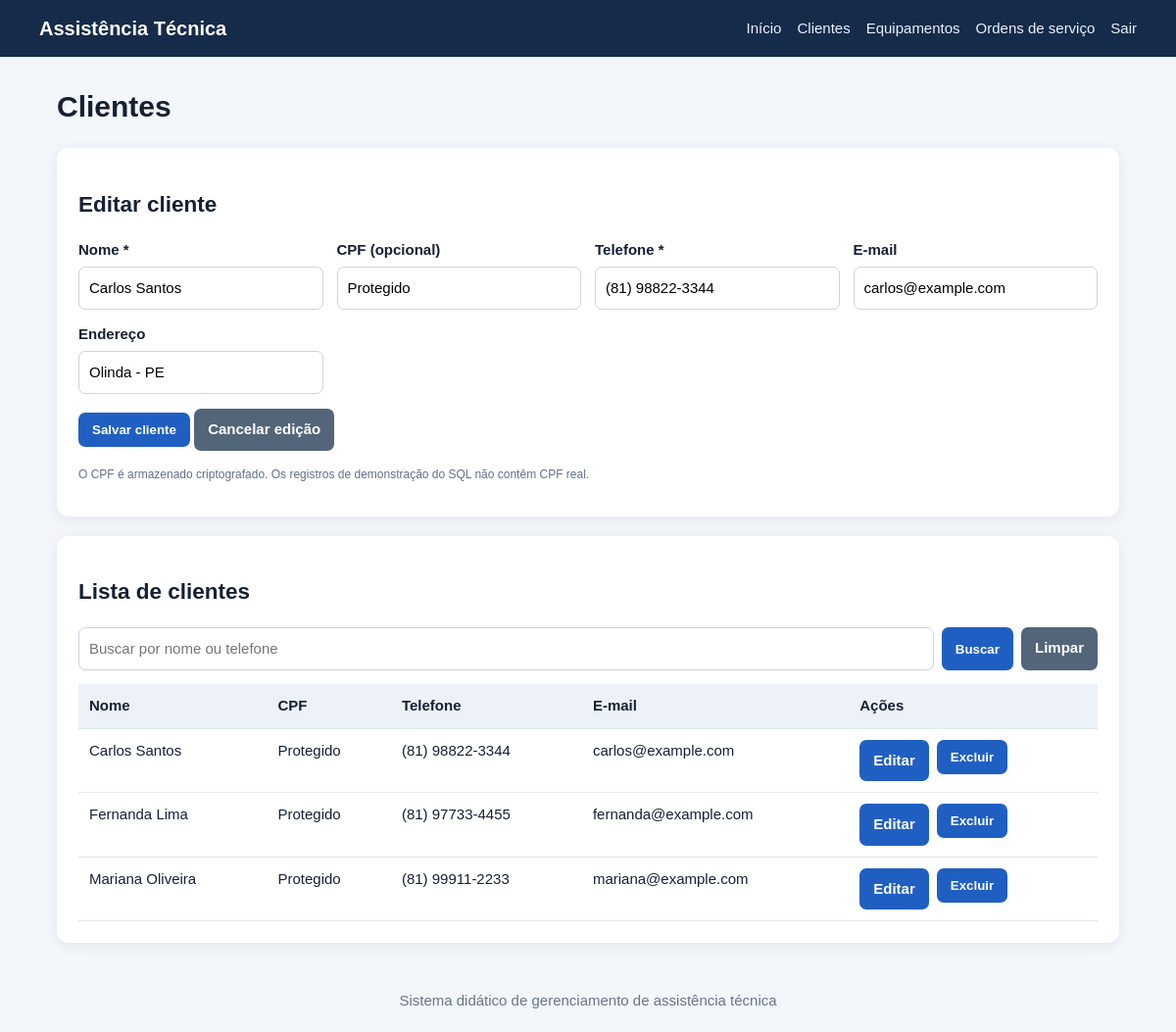
The page /sistema/clientes.php?editar=2 (signed in) on the database its author committed.
### tables this page shows
CREATE TABLE clientes (
  id INT UNSIGNED AUTO_INCREMENT PRIMARY KEY,
  nome VARCHAR(120) NOT NULL,
  cpf_criptografado TEXT NOT NULL,
  telefone VARCHAR(25) NOT NULL,
  email VARCHAR(120) NULL,
  endereco VARCHAR(180) NULL,
  criado_em TIMESTAMP DEFAULT CURRENT_TIMESTAMP
);

### sistema/config/database.php (called while the page is built, shortened)
<?php
$host = '127.0.0.1';
$usuario = 'root';
$senha = '';
$banco = 'saep_db';
$porta = 3307;
$conexao = mysqli_connect($host, $usuario, $senha, $banco, $porta);
mysqli_set_charset($conexao, 'utf8mb4');
function db_stmt($sql, $types = '', $params = array()) {
    global $conexao;
    $stmt = mysqli_prepare($conexao, $sql);
    if ($types !== '' && count($params) > 0) {
        $refs = array();
        foreach ($params as $i => $value) {
            $refs[$i] = &$params[$i];
        }
        mysqli_stmt_bind_param($stmt, $types, ...$refs);
    }
    if (!mysqli_stmt_execute($stmt)) {
        throw new RuntimeException('Erro ao executar consulta: ' . mysqli_stmt_error($stmt));
    }
    return $stmt;
}
function db_all($sql, $types = '', $params = array()) {
    $stmt = db_stmt($sql, $types, $params);
    $result = mysqli_stmt_get_result($stmt);
    $rows = $result ? mysqli_fetch_all($result, MYSQLI_ASSOC) : array();
    return $rows;
}
function db_one($sql, $types = '', $params = array()) {
    $rows = db_all($sql, $types, $params);
    return $rows ? $rows[0] : null;
}

### sistema/includes/functions.php (called while the page is built, shortened)
<?php
function e($value) {
    return htmlspecialchars((string)$value, ENT_QUOTES | ENT_SUBSTITUTE, 'UTF-8');
}
function cpf_decrypt($encoded) {
    $raw = base64_decode((string)$encoded, true);
    if ($raw === false || strlen($raw) < 17) return 'Protegido';
    $plain = openssl_decrypt(substr($raw, 16), 'aes-256-cbc', APP_ENCRYPTION_KEY, OPENSSL_RAW_DATA, substr($raw, 0, 16));
    return $plain === false ? 'Protegido' : $plain;
}

### sistema/clientes.php (the view, shortened to what this page needs)
<?php
require_once __DIR__ . '/config/database.php';
require_once __DIR__ . '/includes/functions.php';
$edit = null;
if (isset($_GET['editar'])) $edit = db_one('SELECT * FROM clientes WHERE id=?', 'i', array((int)$_GET['editar']));
$busca = trim(isset($_GET['q']) ? $_GET['q'] : '');
if ($busca !== '') {
    $like = '%' . $busca . '%';
    $rows = db_all('SELECT * FROM clientes WHERE nome LIKE ? OR telefone LIKE ? ORDER BY nome', 'ss', array($like, $like));
} else {
    $rows = db_all('SELECT * FROM clientes ORDER BY nome');
}
require __DIR__ . '/includes/header.php';
?>
<h1>Clientes</h1>
<section class="card">
<h2><?= $edit ? 'Editar cliente' : 'Cadastrar cliente' ?></h2>
<form method="post">
<div class="form-grid">
<div><label>Nome *</label><input name="nome" required value="<?= e($edit['nome'] ?? '') ?>"></div>
<div><label>CPF (opcional)</label><input name="cpf" inputmode="numeric" maxlength="14" placeholder="Somente para cadastro/atualização" value="<?= $edit ? e(cpf_decrypt($edit['cpf_criptografado'])) : '' ?>"></div>
<div><label>Telefone *</label><input name="telefone" required value="<?= e($edit['telefone'] ?? '') ?>"></div>
<div><label>E-mail</label><input name="email" type="email" value="<?= e($edit['email'] ?? '') ?>"></div>
<div><label>Endereço</label><input name="endereco" value="<?= e($edit['endereco'] ?? '') ?>"></div>
</div><p><button type="submit">Salvar cliente</button> <?php if ($edit): ?><a class="btn secondary" href="clientes.php">Cancelar edição</a><?php endif; ?></p>
</form>
<p class="small muted">O CPF é armazenado criptografado. Os registros de demonstração do SQL não contêm CPF real.</p>
</section>
<section class="card">
<h2>Lista de clientes</h2>
<form class="search" method="get"><input name="q" placeholder="Buscar por nome ou telefone" value="<?= e($busca) ?>"><button>Buscar</button><a class="btn secondary" href="clientes.php">Limpar</a></form>
<div class="table-wrap"><table><thead><tr><th>Nome</th><th>CPF</th><th>Telefone</th><th>E-mail</th><th>Ações</th></tr></thead><tbody>
<?php foreach ($rows as $r): ?><tr><td><?= e($r['nome']) ?></td><td><?= e(cpf_decrypt($r['cpf_criptografado'])) ?></td><td><?= e($r['telefone']) ?></td><td><?= e($r['email']) ?></td><td><div class="actions"><a class="btn" href="?editar=<?= (int)$r['id'] ?>">Editar</a><form method="post" onsubmit="return confirm('Excluir este cliente?')"><button class="danger">Excluir</button></form></div></td></tr><?php endforeach; ?>
</tbody></table></div>
</section>
<?php require __DIR__ . '/includes/footer.php'; ?>

### sistema/assets/style.css (style rules this page uses)
* { box-sizing:border-box }
body { margin:0;background:#f3f6fa;color:#172033;font:15px/1.5 Arial,Helvetica,sans-serif }
.card { background:#fff;padding:22px;border-radius:12px;box-shadow:0 3px 16px #152b4912;margin-bottom:20px }
.actions { display:flex;gap:8px;flex-wrap:wrap }
.btn,button { display:inline-block;border:0;border-radius:7px;padding:10px 14px;background:#205fc2;color:white;text-decoration:none;cursor:pointer;font-weight:600 }
.btn.secondary { background:#536579 }
.form-grid { display:grid;grid-template-columns:repeat(auto-fit,minmax(220px,1fr));gap:14px }
label { display:block;font-weight:600;margin-bottom:5px }
input,select,textarea { width:100%;padding:10px;border:1px solid #cbd5e1;border-radius:7px;font:inherit;background:white }
table { width:100%;border-collapse:collapse;background:#fff }
th,td { text-align:left;padding:11px;border-bottom:1px solid #e2e8f0;vertical-align:top }
th { background:#edf2f8 }
td form { display:inline }
.table-wrap { overflow:auto }
.muted { color:#617089 }
.search { display:flex;gap:8px;margin:14px 0 }
.search input { flex:1 }
.small { font-size:12px }

### rows shown on the page
clientes: nome "Carlos Santos", cpf "Protegido", telefone "(81) 98822-3344", email "carlos@example.com", endereco "Olinda - PE", cpf_criptografado "Protegido"
clientes: nome "Fernanda Lima", cpf_criptografado "Protegido", telefone "(81) 97733-4455", email "fernanda@example.com"
clientes: nome "Mariana Oliveira", cpf_criptografado "Protegido", telefone "(81) 99911-2233", email "mariana@example.com"
